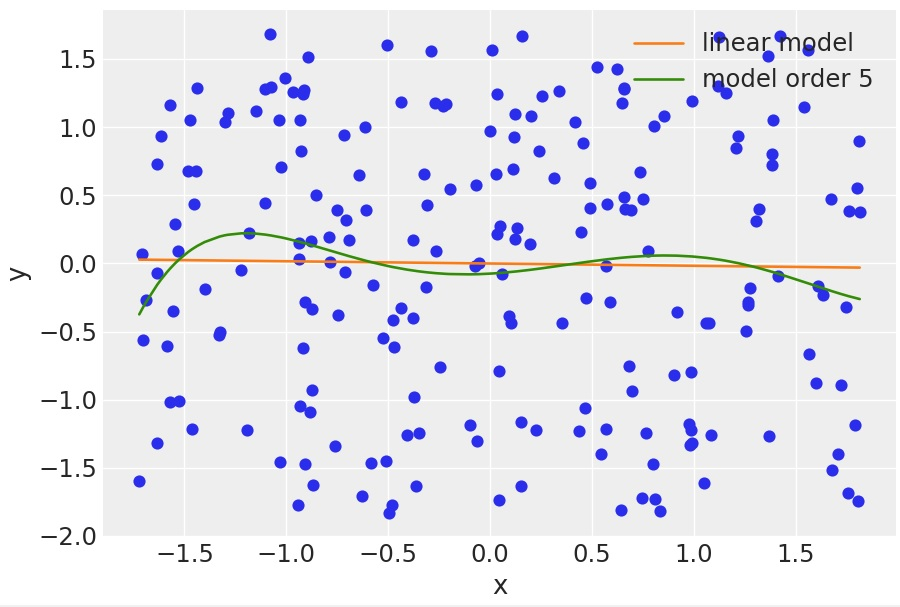

Python code for this plot:
import pymc3 as pm
import numpy as np
import random
import scipy.stats as stats
import matplotlib.pyplot as plt
import arviz as az
#import theano
#theano.config.blas__ldflags = ''


az.style.use('arviz-darkgrid')
x_1 = []
y_1 = []
file= open("file.csv","w")
for _ in range(500):
    x_1.append(random.uniform(-10.0, 10.0))
    y_1.append(random.uniform(-10.0, 10.0))
    file.write(f"{random.uniform(-10.0, 10.0)} ")
    file.write(f"{random.uniform(-10.0, 10.0)}")
    file.write("\n")
dummy_data = np.loadtxt('file.csv')
x_1 = dummy_data[:, 0]
y_1 = dummy_data[:, 1]


order = 5
x_1p = np.vstack([x_1**i for i in range(1, order+1)])
x_1s = (x_1p - x_1p.mean(axis=1, keepdims=True))/x_1p.std(axis=1, keepdims=True)
y_1s = (y_1 - y_1.mean()) / y_1.std()
plt.scatter(x_1s[0], y_1s)
plt.xlabel('x')
plt.ylabel('y')

with pm.Model() as model_l:
    α = pm.Normal('α', mu=0, sd=1)
    β = pm.Normal('β', mu=0, sd=np.array([10, 0.1, 0.1, 0.1, 0.1]))
    ε = pm.HalfNormal('ε', 5)
    μ = α + β * x_1s[0]
    y_pred = pm.Normal('y_pred', mu=μ, sd=ε, observed=y_1s)
    idata_l = pm.sample(2000, return_inferencedata=True,chains=1)

with pm.Model() as model_p:
    α = pm.Normal('α', mu=0, sd=1)
    β = pm.Normal('β', mu=0, sd=10, shape=order)
    ε = pm.HalfNormal('ε', 5)
    μ = α + pm.math.dot(β, x_1s)
    y_pred = pm.Normal('y_pred', mu=μ, sd=ε, observed=y_1s)
    idata_p = pm.sample(2000, return_inferencedata=True,chains=1)

x_new = np.linspace(x_1s[0].min(), x_1s[0].max(), 100)
α_l_post = idata_l.posterior['α'].mean(("chain", "draw")).values
β_l_post = idata_l.posterior['β'].mean(("chain", "draw")).values
y_l_post = α_l_post + β_l_post * x_new
plt.plot(x_new, y_l_post, 'C1', label='linear model')
α_p_post = idata_p.posterior['α'].mean(("chain", "draw")).values
β_p_post = idata_p.posterior['β'].mean(("chain", "draw")).values
idx = np.argsort(x_1s[0])
y_p_post = α_p_post + np.dot(β_p_post, x_1s)
plt.plot(x_1s[0][idx], y_p_post[idx], 'C2', label=f'model order {order}')
plt.scatter(x_1s[0], y_1s, c='C0', marker='.')
plt.legend()
plt.show()
